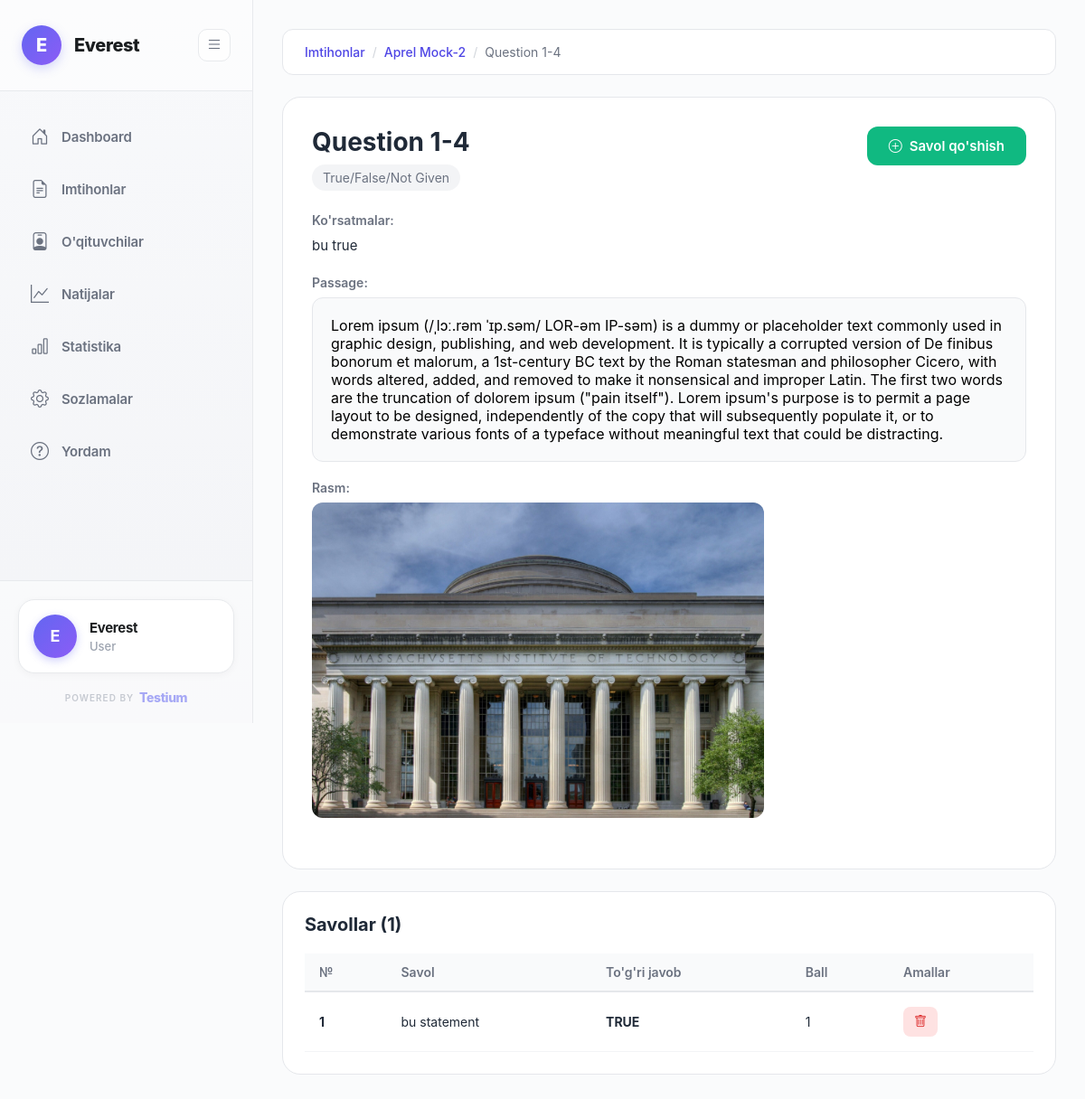
The app's page /groups/4/ (signed in) with its own data.
### organizations/models.py (models this page shows, shortened)
class Organization(AbstractUser):
    full_name = models.CharField(max_length=255, default='User')
    organization_name = models.CharField(max_length=255)
    email = models.EmailField(unique=True)
    phone = models.CharField(max_length=20, unique=True)
    created_at = models.DateTimeField(auto_now_add=True)
    updated_at = models.DateTimeField(auto_now=True)
    USERNAME_FIELD = 'email'
    REQUIRED_FIELDS = ['username', 'full_name', 'organization_name']
    class Meta:
        db_table = 'organizations'
        verbose_name = 'Organization'
        verbose_name_plural = 'Organizations'

### exams/models.py (models this page shows, shortened)
class Exam(models.Model):
    organization = models.ForeignKey(settings.AUTH_USER_MODEL, on_delete=models.CASCADE, related_name='exams')
    title = models.CharField(max_length=255)
    description = models.TextField(blank=True)
    duration = models.IntegerField(help_text='Duration in minutes')
    is_active = models.BooleanField(default=True)
    created_at = models.DateTimeField(auto_now_add=True)
    updated_at = models.DateTimeField(auto_now=True)
    class Meta:
        db_table = 'exams'
        ordering = ['-created_at']

class QuestionGroup(models.Model):
    QUESTION_TYPE_CHOICES = (
        ('multiple_choice_single', 'Multiple Choice (Single Answer)'),
        ('multiple_choice_multiple', 'Multiple Choice (Multiple Answers)'),
        ('true_false_ng', 'True/False/Not Given'),
        ('yes_no_ng', 'Yes/No/Not Given'),
        ('matching_headings', 'Matching Headings'),
        ('matching_information', 'Matching Information'),
        ('matching_features', 'Matching Features'),
        ('matching_sentence_endings', 'Matching Sentence Endings'),
        ('sentence_completion', 'Sentence Completion'),
        ('summary_completion', 'Summary Completion'),
        ('note_completion', 'Note Completion'),
        ('table_completion', 'Table Completion'),
        ('flowchart_completion', 'Flow-chart Completion'),
        ('diagram_labeling', 'Diagram Labeling'),
        ('short_answer', 'Short Answer'),
    )
    section = models.ForeignKey(Section, on_delete=models.CASCADE, related_name='question_groups')
    question_type = models.CharField(max_length=50, choices=QUESTION_TYPE_CHOICES)
    title = models.CharField(max_length=255, help_text='e.g., "Questions 1-5"')
    instructions = models.TextField(help_text='Instructions for this group')
    order = models.IntegerField(default=0)
    passage_text = models.TextField(blank=True)
    image = models.ImageField(upload_to='question_groups/', null=True, blank=True)
    class Meta:
        ordering = ['order']

class BaseQuestion(models.Model):
    question_group = models.ForeignKey(QuestionGroup, on_delete=models.CASCADE, related_name='%(class)s_set')
    question_number = models.IntegerField()
    points = models.IntegerField(default=1)
    explanation = models.TextField(blank=True, help_text='Explanation for the answer')
    class Meta:
        abstract = True
        ordering = ['question_number']

class TrueFalseNotGivenQuestion(BaseQuestion):
    statement = models.TextField()
    correct_answer = models.CharField(max_length=20, choices=[
        ('TRUE', 'True'),
        ('FALSE', 'False'),
        ('NOT GIVEN', 'Not Given')
    ])
    class Meta:
        unique_together = ['question_group', 'question_number']

### exams/views_mvt.py (the view)
@login_required
def question_group_detail_view(request, pk):
    group = get_object_or_404(QuestionGroup, pk=pk, section__exam__organization=request.user)
    questions = []
    if group.question_type == 'multiple_choice_single':
        questions = group.multiplechoicesinglequestion_set.all()
    elif group.question_type == 'multiple_choice_multiple':
        questions = group.multiplechoicemultiplequestion_set.all()
    elif group.question_type == 'true_false_ng':
        questions = group.truefalsenotgivenquestion_set.all()
    elif group.question_type == 'yes_no_ng':
        questions = group.yesnonotgivenquestion_set.all()
    elif group.question_type == 'sentence_completion':
        questions = group.sentencecompletionquestion_set.all()
    elif group.question_type == 'short_answer':
        questions = group.shortanswerquestion_set.all()
    elif group.question_type == 'diagram_labeling':
        questions = group.diagramlabelingquestion_set.all()
    elif group.question_type == 'summary_completion':
        questions = group.summarycompletionquestion_set.all()
    context = {
        'group': group,
        'questions': questions,
        'section': group.section,
        'exam': group.section.exam
    }
    return render(request, 'exams/question_group_detail.html', context)

### organizations/context_processors.py (called while the page is built)
def organization_settings(request):
    if request.user.is_authenticated and hasattr(request.user, 'settings'):
        return {
            'org_settings': request.user.settings
        }
    return {}

### templates/exams/question_group_detail.html (shortened to what this page needs)
{% extends 'base.html' %}
{% block content %}
<div class="page-container">
    <nav class="breadcrumb-nav">
        <ol class="breadcrumb">
            <li class="breadcrumb-item"><a href="{% url 'exam_list' %}">Imtihonlar</a></li>
            <li class="breadcrumb-item"><a href="{% url 'exam_detail' exam.pk %}">{{ exam.title }}</a></li>
            <li class="breadcrumb-item active">{{ group.title }}</li>
        </ol>
    </nav>
    <div class="group-card">
        <div class="group-header">
            <div>
                <h1 class="group-title">{{ group.title }}</h1>
                <span class="group-type">{{ group.get_question_type_display }}</span>
            </div>
            <a href="{% url 'question_create' group.pk %}" class="btn-add">
                <i class="bi bi-plus-circle"></i>
                Savol qo'shish
            </a>
        </div>
        <div class="info-section">
            <div class="info-label">Ko'rsatmalar:</div>
            <div class="info-content">{{ group.instructions }}</div>
        </div>
        {% if group.passage_text %}
        <div class="info-section">
            <div class="info-label">Passage:</div>
            <div class="passage-box">
                {{ group.passage_text|linebreaks }}
            </div>
        </div>
        {% endif %}
        {% if group.image %}
        <div class="info-section">
            <div class="info-label">Rasm:</div>
            <img src="{{ group.image.url }}" alt="Group image" class="img-fluid" style="max-width: 500px; border-radius: 12px;">
        </div>
        {% endif %}
    </div>
    <div class="questions-card">
        <h2 class="card-title">Savollar ({{ questions.count }})</h2>
        {% if questions %}
        <div style="overflow-x: auto;">
            <table class="questions-table">
                <thead>
                    <tr>
                        <th>№</th>
                        <th>Savol</th>
                        <th>To'g'ri javob</th>
                        <th>Ball</th>
                        <th>Amallar</th>
                    </tr>
                </thead>
                <tbody>
                    {% for q in questions %}
                    <tr>
                        <td><strong>{{ q.question_number }}</strong></td>
                        <td>
                            {% if q.question_text %}
                                {{ q.question_text|truncatewords:15 }}
                            {% elif q.statement %}
                                {{ q.statement|truncatewords:15 }}
                            {% elif q.sentence_text %}
                                {{ q.sentence_text|truncatewords:15 }}
                            {% else %}
                                Savol {{ q.question_number }}
                            {% endif %}
                        </td>
                        <td>
                            {% if q.correct_answer %}
                                <strong>{{ q.correct_answer }}</strong>
                            {% elif q.correct_answers %}
                                <strong>{{ q.correct_answers }}</strong>
                            {% else %}
                                -
                            {% endif %}
                        </td>
                        <td>{{ q.points }}</td>
                        <td>
                            <a href="{% url 'question_delete' group.pk q.pk %}" class="btn-delete">
                                <i class="bi bi-trash"></i>
                            </a>
                        </td>
                    </tr>
                    {% endfor %}
                </tbody>
            </table>
        </div>
        {% endif %}
    </div>
</div>
{% endblock %}

### templates/base.html (shortened to what this page needs)
<!DOCTYPE html>
<html lang="uz">
<head>
    <link href="https://cdn.jsdelivr.net/npm/bootstrap-icons@1.10.0/font/bootstrap-icons.css" rel="stylesheet">
    {% load static %}
</head>
<body>
    {% if user.is_authenticated %}
    <div class="dashboard-layout">
        <aside class="sidebar" id="sidebar">
            <div class="sidebar-header">
                <a href="{% url 'dashboard' %}" class="logo">
                    {% if user.settings.logo %}
                    <div class="logo-icon" style="background: none; padding: 0;">
                        <img src="{{ user.settings.logo.url }}" alt="{{ user.organization_name }}" style="width: 40px; height: 40px; object-fit: cover; border-radius: 50%;">
                    </div>
                    {% else %}
                    <div class="logo-icon">
                        {{ user.organization_name|first|upper }}
                    </div>
                    {% endif %}
                    <span class="logo-text">{{ user.organization_name }}</span>
                </a>
                <button class="toggle-btn" id="toggleSidebar">
                    <i class="bi bi-list"></i>
                </button>
            </div>
            <nav class="sidebar-menu">
                <a href="{% url 'dashboard' %}" class="menu-item {% if request.resolver_match.url_name == 'dashboard' %}active{% endif %}">
                    <i class="bi bi-house-door"></i>
                    <span>Dashboard</span>
                </a>
                <a href="{% url 'exam_list' %}" class="menu-item {% if 'exam' in request.path and 'result' not in request.path %}active{% endif %}">
                    <i class="bi bi-file-earmark-text"></i>
                    <span>Imtihonlar</span>
                </a>
                <a href="{% url 'teacher_list' %}" class="menu-item {% if 'teacher' in request.path %}active{% endif %}">
                    <i class="bi bi-person-badge"></i>
                    <span>O'qituvchilar</span>
                </a>
                <a href="{% url 'results_list' %}" class="menu-item {% if request.resolver_match.url_name == 'results_list' or request.resolver_match.url_name == 'result_detail' %}active{% endif %}">
                    <i class="bi bi-graph-up"></i>
                    <span>Natijalar</span>
                </a>
                <a href="{% url 'analytics' %}" class="menu-item {% if request.resolver_match.url_name == 'analytics' %}active{% endif %}">
                    <i class="bi bi-bar-chart"></i>
                    <span>Statistika</span>
                </a>
                <a href="{% url 'settings' %}" class="menu-item {% if 'settings' in request.path %}active{% endif %}">
                    <i class="bi bi-gear"></i>
                    <span>Sozlamalar</span>
                </a>
                <a href="{% url 'support' %}" class="menu-item {% if 'support' in request.path %}active{% endif %}">
                    <i class="bi bi-question-circle"></i>
                    <span>Yordam</span>
                </a>
            </nav>
            <div class="sidebar-footer">
                <a href="#" onclick="confirmLogout(event)" class="user-profile">
                    <div class="user-avatar">
                        {{ user.organization_name|first|upper }}
                    </div>
                    <div class="user-info">
                        <div class="user-name">{{ user.organization_name }}</div>
                        <div class="user-role">{{ user.full_name }}</div>
                    </div>
                </a>
                <div class="powered-by">
                    <a href="https://testium.uz" target="_blank" class="powered-link">
                        <span class="powered-label">POWERED BY</span>
                        <span class="powered-brand">Testium</span>
                    </a>
                </div>
            </div>
        </aside>
        <main class="main-content">
            {% block content %}{% endblock %}
        </main>
    </div>
    {% endif %}
</body>
</html>

### templates/exams/question_group_detail.html (style rules this page uses)
.page-container { padding: 32px; }
.breadcrumb-nav { background: white; padding: 16px 24px; border-radius: 12px; margin-bottom: 24px; border: 1px solid #e5e7eb; }
.breadcrumb { margin: 0; padding: 0; list-style: none; display: flex; align-items: center; gap: 8px; font-size: 14px; }
.breadcrumb-item { display: flex; align-items: center; gap: 8px; }
.breadcrumb-item a { color: #4F46E5; text-decoration: none; font-weight: 500; }
.breadcrumb-item.active { color: #6b7280; }
.breadcrumb-item + .breadcrumb-item::before { content: '/'; color: #d1d5db; }
.group-card { background: white; border-radius: 20px; padding: 32px; margin-bottom: 24px; border: 1px solid #e5e7eb; }
.group-header { display: flex; justify-content: space-between; align-items: start; margin-bottom: 24px; flex-wrap: wrap; gap: 16px; }
.group-title { font-size: 28px; font-weight: 700; color: #1f2937; margin-bottom: 8px; }
.group-type { font-size: 14px; color: #6b7280; padding: 6px 12px; background: #f3f4f6; border-radius: 50px; display: inline-block; }
.btn-add { padding: 12px 24px; border-radius: 12px; border: none; font-size: 15px; font-weight: 600; background: #10b981; color: white; cursor: pointer; transition: all 0.2s ease; display: flex; align-items: center; gap: 8px; text-decoration: none; }
.info-section { margin-bottom: 20px; }
.info-label { font-size: 14px; font-weight: 600; color: #6b7280; margin-bottom: 8px; }
.info-content { font-size: 15px; color: #1f2937; line-height: 1.6; }
.passage-box { background: #f9fafb; border: 1px solid #e5e7eb; border-radius: 12px; padding: 20px; max-height: 300px; overflow-y: auto; }
.questions-card { background: white; border-radius: 20px; padding: 24px; border: 1px solid #e5e7eb; }
.card-title { font-size: 20px; font-weight: 700; color: #1f2937; margin-bottom: 20px; }
.questions-table { width: 100%; border-collapse: separate; border-spacing: 0; }
.questions-table thead th { background: #f9fafb; padding: 12px 16px; font-size: 14px; font-weight: 600; color: #6b7280; text-align: left; border-bottom: 2px solid #e5e7eb; }
.questions-table tbody td { padding: 16px; font-size: 14px; color: #1f2937; border-bottom: 1px solid #f3f4f6; }
.btn-delete { padding: 8px 12px; border-radius: 8px; border: none; font-size: 14px; background: #fee2e2; color: #dc2626; cursor: pointer; transition: all 0.2s ease; display: inline-flex; align-items: center; gap: 4px; text-decoration: none; }

### records on screen
Organization: organization_name|first "E", organization_name "Everest", full_name "User"
Exam: title "Aprel Mock-2"
QuestionGroup: title "Question 1-4", question_type "True/False/Not Given", instructions "bu true", passage_text "Lorem ipsum (/ˌlɔː.rəm ˈɪp.səm/ LOR-əm IP-səm) is a dummy or placeholder text commonly used in graphic design, publishing, and web development. It is typically a corrupted version of De finibus bonorum et malorum, a 1st-century BC text by the Roman statesman and philosopher Cicero, with words altered, added, and removed to make it nonsensical and improper Latin. The first two words are the truncation of dolorem ipsum (\"pain itself\"). Lorem ipsum's purpose is to permit a page layout to be designed, independently of the copy that will subsequently populate it, or to demonstrate various fonts of a typeface without meaningful text that could be distracting.", image (picture), count "1"
TrueFalseNotGivenQuestion: question_number "1", statement "bu statement", correct_answer "TRUE", points "1"
